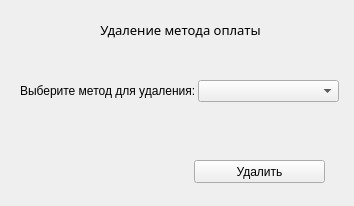
<?xml version="1.0" encoding="UTF-8"?>
<ui version="4.0">
 <class>Form</class>
 <widget class="QWidget" name="Form">
  <property name="geometry">
   <rect>
    <x>0</x>
    <y>0</y>
    <width>354</width>
    <height>206</height>
   </rect>
  </property>
  <property name="windowTitle">
   <string>Form</string>
  </property>
  <widget class="QLabel" name="info_label">
   <property name="geometry">
    <rect>
     <x>60</x>
     <y>20</y>
     <width>241</width>
     <height>20</height>
    </rect>
   </property>
   <property name="font">
    <font>
     <family>Segoe Print</family>
     <pointsize>10</pointsize>
     <weight>50</weight>
     <bold>false</bold>
    </font>
   </property>
   <property name="text">
    <string>Удаление метода оплаты</string>
   </property>
   <property name="alignment">
    <set>Qt::AlignCenter</set>
   </property>
  </widget>
  <widget class="QComboBox" name="ComboMethod">
   <property name="geometry">
    <rect>
     <x>198</x>
     <y>80</y>
     <width>141</width>
     <height>22</height>
    </rect>
   </property>
  </widget>
  <widget class="QLabel" name="method_info">
   <property name="geometry">
    <rect>
     <x>20</x>
     <y>80</y>
     <width>181</width>
     <height>21</height>
    </rect>
   </property>
   <property name="text">
    <string>Выберите метод для удаления:</string>
   </property>
  </widget>
  <widget class="QPushButton" name="checkButton">
   <property name="geometry">
    <rect>
     <x>194</x>
     <y>160</y>
     <width>131</width>
     <height>23</height>
    </rect>
   </property>
   <property name="text">
    <string>Удалить</string>
   </property>
  </widget>
  <widget class="QLabel" name="info_del_method">
   <property name="geometry">
    <rect>
     <x>60</x>
     <y>40</y>
     <width>241</width>
     <height>20</height>
    </rect>
   </property>
   <property name="font">
    <font>
     <family>Segoe Print</family>
     <pointsize>8</pointsize>
     <weight>50</weight>
     <bold>false</bold>
    </font>
   </property>
   <property name="text">
    <string/>
   </property>
   <property name="alignment">
    <set>Qt::AlignCenter</set>
   </property>
  </widget>
 </widget>
 <resources/>
 <connections/>
</ui>
